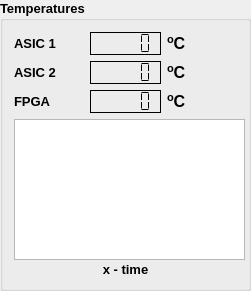
       <widget class="QGroupBox" name="groupBox">
        <property name="geometry">
         <rect>
          <x>10</x>
          <y>10</y>
          <width>251</width>
          <height>291</height>
         </rect>
        </property>
        <property name="minimumSize">
         <size>
          <width>251</width>
          <height>291</height>
         </size>
        </property>
        <property name="maximumSize">
         <size>
          <width>251</width>
          <height>291</height>
         </size>
        </property>
        <property name="font">
         <font>
          <pointsize>10</pointsize>
          <weight>75</weight>
          <bold>true</bold>
          <kerning>true</kerning>
         </font>
        </property>
        <property name="title">
         <string>Temperatures</string>
        </property>
        <layout class="QGridLayout" name="gridLayout_5">
         <item row="1" column="0">
          <widget class="PlotWidget" name="graphicsView">
           <property name="minimumSize">
            <size>
             <width>231</width>
             <height>141</height>
            </size>
           </property>
           <property name="maximumSize">
            <size>
             <width>231</width>
             <height>141</height>
            </size>
           </property>
          </widget>
         </item>
         <item row="2" column="0">
          <widget class="QLabel" name="label_11">
           <property name="text">
            <string>&lt;html&gt;&lt;head/&gt;&lt;body&gt;&lt;p align=&quot;center&quot;&gt;x - time&lt;/p&gt;&lt;/body&gt;&lt;/html&gt;</string>
           </property>
          </widget>
         </item>
         <item row="0" column="0">
          <layout class="QGridLayout" name="gridLayout_4">
           <item row="2" column="0">
            <widget class="QLabel" name="label_9">
             <property name="text">
              <string>&lt;html&gt;&lt;head/&gt;&lt;body&gt;&lt;p&gt;FPGA&lt;/p&gt;&lt;/body&gt;&lt;/html&gt;</string>
             </property>
            </widget>
           </item>
           <item row="1" column="0">
            <widget class="QLabel" name="label_7">
             <property name="text">
              <string>&lt;html&gt;&lt;head/&gt;&lt;body&gt;&lt;p&gt;ASIC 2&lt;/p&gt;&lt;/body&gt;&lt;/html&gt;</string>
             </property>
            </widget>
           </item>
           <item row="2" column="1">
            <widget class="QLCDNumber" name="lcdNumber_3">
             <property name="font">
              <font>
               <underline>false</underline>
              </font>
             </property>
             <property name="frameShape">
              <enum>QFrame::Box</enum>
             </property>
             <property name="frameShadow">
              <enum>QFrame::Plain</enum>
             </property>
             <property name="lineWidth">
              <number>1</number>
             </property>
             <property name="midLineWidth">
              <number>0</number>
             </property>
             <property name="smallDecimalPoint">
              <bool>false</bool>
             </property>
             <property name="segmentStyle">
              <enum>QLCDNumber::Flat</enum>
             </property>
            </widget>
           </item>
           <item row="1" column="1">
            <widget class="QLCDNumber" name="lcdNumber">
             <property name="font">
              <font>
               <underline>false</underline>
              </font>
             </property>
             <property name="frameShape">
              <enum>QFrame::Box</enum>
             </property>
             <property name="frameShadow">
              <enum>QFrame::Plain</enum>
             </property>
             <property name="lineWidth">
              <number>1</number>
             </property>
             <property name="midLineWidth">
              <number>0</number>
             </property>
             <property name="smallDecimalPoint">
              <bool>false</bool>
             </property>
             <property name="segmentStyle">
              <enum>QLCDNumber::Flat</enum>
             </property>
            </widget>
           </item>
           <item row="0" column="1">
            <widget class="QLCDNumber" name="lcdNumber_2">
             <property name="font">
              <font>
               <underline>false</underline>
              </font>
             </property>
             <property name="frameShape">
              <enum>QFrame::Box</enum>
             </property>
             <property name="frameShadow">
              <enum>QFrame::Plain</enum>
             </property>
             <property name="lineWidth">
              <number>1</number>
             </property>
             <property name="midLineWidth">
              <number>0</number>
             </property>
             <property name="smallDecimalPoint">
              <bool>false</bool>
             </property>
             <property name="segmentStyle">
              <enum>QLCDNumber::Flat</enum>
             </property>
            </widget>
           </item>
           <item row="0" column="0">
            <widget class="QLabel" name="label_5">
             <property name="text">
              <string>&lt;html&gt;&lt;head/&gt;&lt;body&gt;&lt;p&gt;ASIC 1&lt;/p&gt;&lt;/body&gt;&lt;/html&gt;</string>
             </property>
            </widget>
           </item>
           <item row="0" column="2">
            <widget class="QLabel" name="label_8">
             <property name="text">
              <string>&lt;html&gt;&lt;head/&gt;&lt;body&gt;&lt;p&gt;&lt;span style=&quot; font-size:12pt; vertical-align:super;&quot;&gt;o&lt;/span&gt;&lt;span style=&quot; font-size:12pt;&quot;&gt;C&lt;/span&gt;&lt;/p&gt;&lt;/body&gt;&lt;/html&gt;</string>
             </property>
            </widget>
           </item>
           <item row="1" column="2">
            <widget class="QLabel" name="label_10">
             <property name="text">
              <string>&lt;html&gt;&lt;head/&gt;&lt;body&gt;&lt;p&gt;&lt;span style=&quot; font-size:12pt; vertical-align:super;&quot;&gt;o&lt;/span&gt;&lt;span style=&quot; font-size:12pt;&quot;&gt;C&lt;/span&gt;&lt;/p&gt;&lt;/body&gt;&lt;/html&gt;</string>
             </property>
            </widget>
           </item>
           <item row="2" column="2">
            <widget class="QLabel" name="label_6">
             <property name="text">
              <string>&lt;html&gt;&lt;head/&gt;&lt;body&gt;&lt;p&gt;&lt;span style=&quot; font-size:12pt; vertical-align:super;&quot;&gt;o&lt;/span&gt;&lt;span style=&quot; font-size:12pt;&quot;&gt;C&lt;/span&gt;&lt;/p&gt;&lt;/body&gt;&lt;/html&gt;</string>
             </property>
            </widget>
           </item>
          </layout>
         </item>
        </layout>
       </widget>
